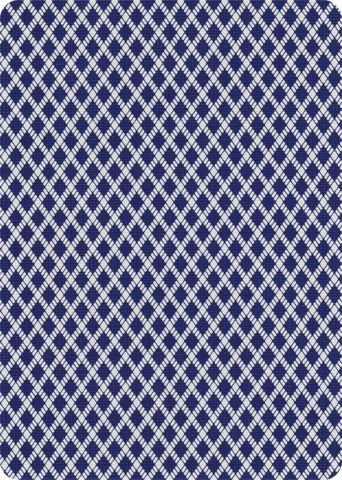
#> input picture images/cards/card_shirt.png, 342 x 480 px, found by its file name
$ python temp.py
#> lines starting #> are read from the running program, lines starting #| are printed output that depends on the picture
from PIL import Image

im:Image.Image = Image.open('images/cards/card_shirt.png')
#> im is the input picture: PIL image 342x480 RGBA; mean R, G, B, A 113.8, 116.1, 145.8, 255
new = im.resize((int(im.width * .3), int(im.height * .3)))
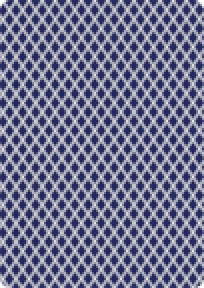
#> new: PIL image 102x144 RGBA (shown 2 times larger); mean R, G, B, A 113.8, 116.1, 145.8, 255
print(new.width, new.height)
#| 102 144
new.save('images/cards/new.png')
# im.show()
